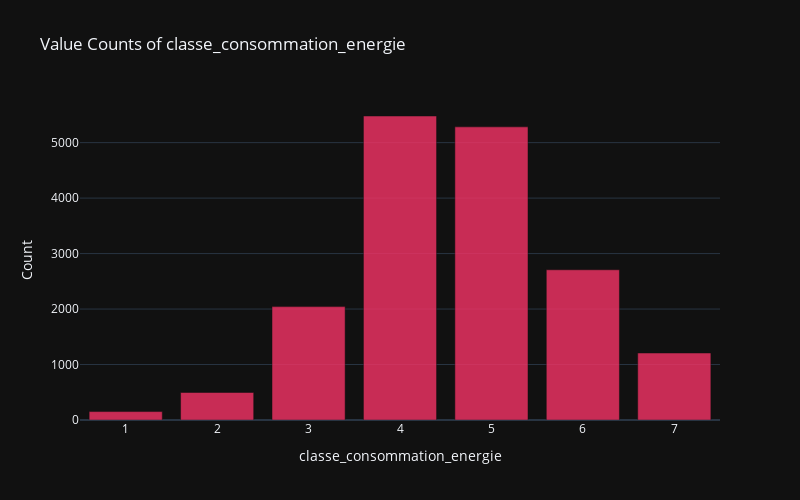

This figure's notebook cell:
### Code cell
value_counts = data['classe_consommation_energie'].value_counts().reset_index()

value_counts.columns = ['classe_consommation_energie', 'Count']
fig = px.bar(value_counts, 
             x='classe_consommation_energie', 
             y='Count', 
             title='Value Counts of classe_consommation_energie',
             template='plotly_dark',
             color_discrete_sequence=['#F63366'],
             opacity=0.8,
             width=800,
             height=500)
fig.show()

### Figure 1 — Plotly figure (JSON) as saved in the notebook; plotly's stock layout.template omitted (floating-point values rounded to 4 significant figures)
{"data": [{"alignmentgroup": "True", "hovertemplate": "classe_consommation_energie=%{x}<br>Count=%{y}<extra></extra>", "legendgroup": "", "marker": {"color": "#F63366", "opacity": 0.8, "pattern": {"shape": ""}}, "name": "", "offsetgroup": "", "orientation": "v", "showlegend": false, "textposition": "auto", "type": "bar", "x": [4, 5, 6, 3, 7, 2, 1], "xaxis": "x", "y": [5480, 5284, 2708, 2044, 1208, 496, 152], "yaxis": "y"}], "layout": {"barmode": "relative", "height": 500, "legend": {"tracegroupgap": 0}, "title": {"text": "Value Counts of classe_consommation_energie"}, "width": 800, "xaxis": {"anchor": "y", "domain": [0, 1], "title": {"text": "classe_consommation_energie"}}, "yaxis": {"anchor": "x", "domain": [0, 1], "title": {"text": "Count"}}}}
